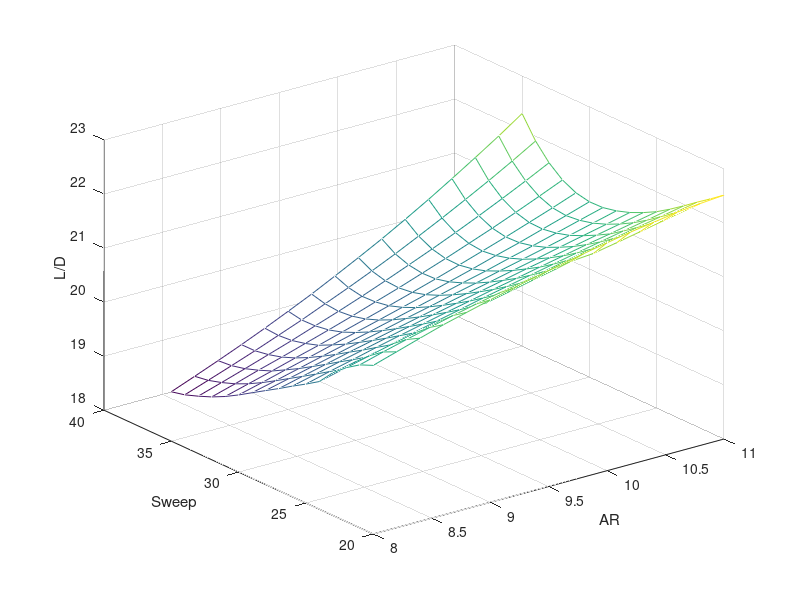
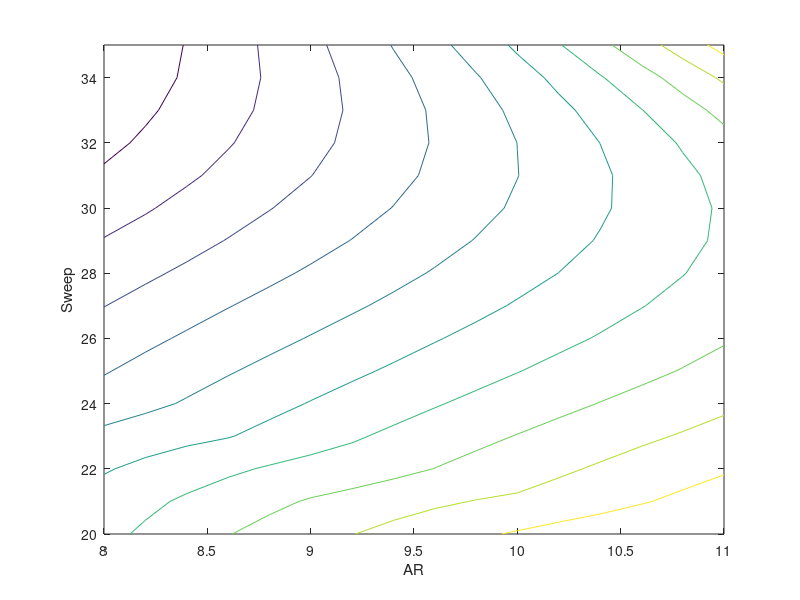
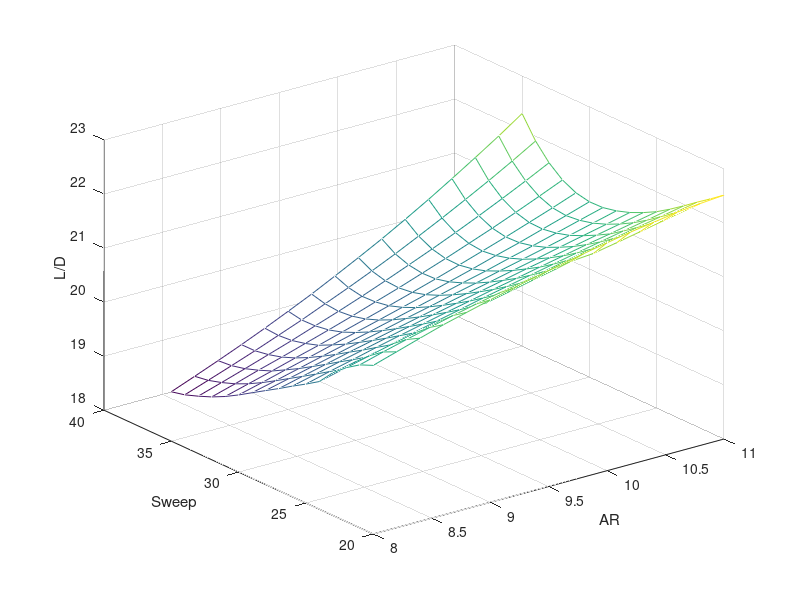
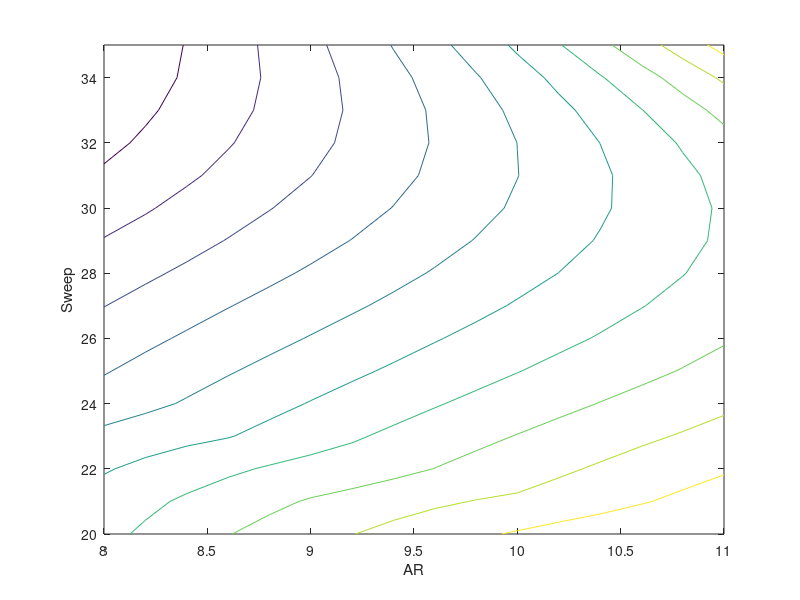

Write MATLAB code to recreate these figures, in order.
%%% load data %%%
% taper 0.25 %
load('data_25.mat')
x25  = data_taper_25{1};
y25  = data_taper_25{2};
cl25 = data_taper_25{3};
cd25 = data_taper_25{4};
figure1 = figure();
mesh(x25, y25, (cl25./cd25)');
xlabel('AR');
ylabel('Sweep');
zlabel('L/D');
print(figure1, '25d.png', '-dpng','-r400');
figure2 = figure();
contour(x25, y25, (cl25./cd25)');
xlabel('AR');
ylabel('Sweep');
print(figure2, '25c.png', '-dpng','-r400');
% taper 0.28 %
load('data_28.mat')
x28  = data_taper_28{1};
y28  = data_taper_28{2};
cl28 = data_taper_28{3};
cd28 = data_taper_28{4};
figure3 = figure();
mesh(x28, y28, (cl28./cd28)');
xlabel('AR');
ylabel('Sweep');
zlabel('L/D');
print(figure3, '28d.png', '-dpng','-r400');
figure4 = figure();
contour(x28, y28, (cl28./cd28)');
xlabel('AR');
ylabel('Sweep');
print(figure4, '28c.png', '-dpng','-r400');
% taper 0.30 %
load('data_30.mat')
x30  = data_taper_30{1};
y30  = data_taper_30{2};
cl30 = data_taper_30{3};
cd30 = data_taper_30{4};
figure5 = figure();
mesh(x30, y30, (cl30./cd30)');
xlabel('AR');
ylabel('Sweep');
zlabel('L/D');
print(figure5, '30d.png', '-dpng','-r400');
figure6 = figure();
contour(x30, y30, (cl30./cd30)');
xlabel('AR');
ylabel('Sweep');
print(figure6, '30c.png', '-dpng','-r400');